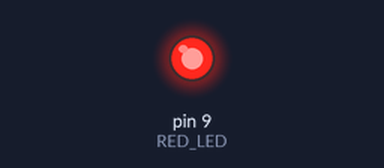
Bench run of a sketch on a simulated Arduino Mega 2560, built with avr-gcc and run on an emulated ATmega2560. On the bench: output pins drawn as LEDs (lit = HIGH). The modem accepts every AT command (registered, SIM ready, sends succeed) and sends nothing else; what the sketch prints to the serial monitor is not drawn.

Above: at 3.1 s.
At 48.4 s:
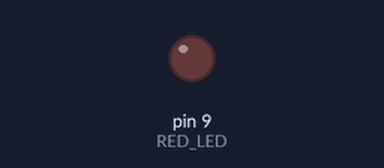
Timing chart, 0 to 109.8 s (numbered marks = the images above):
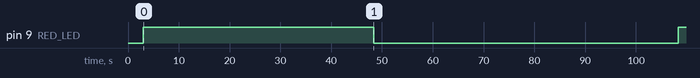

The sketch:

TELEGRAM_SIM800L.ino
```cpp
// Variables para Telegram
const String ID = "48273619";
const String token = "7621148456:AAEp3MgQVO5qfpaf2T83QvnYm9QFSYs9yKI";
const String chat_id = "94303788";
const int RED_LED = 9;

void setup() {
    Serial.begin(115200);
    Serial2.begin(9600);
    delay(3000);  // Esperar que el módulo esté listo
    pinMode(RED_LED,OUTPUT);
    Serial.println("Iniciando Serial2...");

    //iniciarGPRS();  // Configurar la conexión GPRS
}

void loop() {
    enviarMensajeTelegram("Hola desde Serial2");
    delay(60000);  // Esperar 60 segundos antes de enviar otro mensaje
}

// ✅ Función para activar la conexión GPRS
void iniciarGPRS() {
    Serial.println("Activando GPRS...");
//    Serial2.println("AT+CGATT=1");
//    delay(2000);
//    Serial2.println("AT+SAPBR=3,1,\"CONTYPE\",\"GPRS\"");
//    delay(1000);
    Serial2.println("AT+SAPBR=3,1,\"APN\",\"CMNET\"");
    delay(1000);
    Serial2.println("AT+SAPBR=1,1");
    delay(2000);
    Serial2.println("AT+SAPBR=2,1");
    delay(1000);
    Serial.println("✅ GPRS Activado!");
}

// ✅ Función para enviar mensajes a Telegram usando la API
void enviarMensajeTelegram(String SMS) {
    digitalWrite(RED_LED, HIGH);
Serial.println("----------------------------------------------------");
    // Construir la URL de la API de Telegram
    String api_url = "https://api.telegram.org/bot" + token + "/sendMessage?chat_id=" + chat_id + "&text=" + urlencode(SMS);
    Serial.println(api_url);
    Serial2.println("AT+CGPSOUT=1"); //Cierro el flujo de datos que recibo del GPS
    delay(1000);

    Serial.println();

    Serial.println("Ejecutando comandos para enviar datos a la API...");

    Serial2.println("AT");
    delay(1000);

    Serial2.println("AT+HTTPTERM"); //Finalizar sesión HTTP por si hay alguna abierta antes de iniciar una sesión.
    delay(2000);

    Serial2.println("AT+SAPBR=0,1"); // Contexto de portador desactivado por si hay alguno activo
    delay(2000);

    Serial2.println("AT+CGATT=1");
    delay(2000);
    Serial2.println("AT+CGATT=1");
    delay(5000);
    Serial2.println("AT+SAPBR=3,1,\"CONTYPE\",\"GPRS\"");
    delay(5000);
    Serial2.println("AT+SAPBR=3,1,\"APN\",\"internet.itelcel.com\"");
    delay(5000);
    String respuesta1 = _readSerial();
    Serial.println("Respuesta del servidor1: " + respuesta1);
    Serial2.println("AT+SAPBR=1,1");
    delay(5000);
    Serial2.println("AT+SAPBR=2,1");
    delay(5000);
    Serial.println("✅ GPRS Activado!");
    // Inicializar HTTP en el Serial2
    Serial2.println("AT+HTTPINIT");
    delay(2000);
    Serial2.println("AT+HTTPPARA=\"CID\",1");
    delay(2000);
    String peticion = "AT+HTTPPARA=\"URL\",\"" + api_url + "\"";

    Serial2.println(peticion);
    delay(2000);
    Serial2.println("AT+HTTPACTION=0");
    delay(5000);  // Esperar la respuesta

    // Leer la respuesta del servidor para verificar si el mensaje se envió correctamente
    Serial2.println("AT+HTTPREAD");
    delay(200);
    String respuesta = _readSerial();
    Serial.println("Respuesta del servidor: " + respuesta);

    // Verificar si el mensaje fue enviado correctamente
    if (respuesta.indexOf("200") > 0) {
        Serial.println("✅ Mensaje enviado correctamente a Telegram");
    } else {
        Serial.println("⚠️ Error al enviar mensaje, revisa la URL o el estado de la conexión.");
    }

    // Finalizar conexión HTTP
    Serial2.println("AT+HTTPTERM");
    delay(200);
    Serial2.println("AT+SAPBR=0,1");
    delay(200);
    digitalWrite(RED_LED, LOW);
}

// ✅ Función auxiliar para leer respuesta del Serial2
String _readSerial() {
    String respuesta = "";
    while (Serial2.available()) {  // Si hay datos en el buffer del módulo
        char c = Serial2.read();   // Leer carácter por carácter
        respuesta += c;            // Guardar en la variable
        delay(10);                 // Pequeña pausa para evitar perder datos
    }
    return respuesta;  // Devolver el contenido recibido
}

// ✅ Función para codificar espacios en la URL
String urlencode(String str) {
    str.replace(" ", "%20");
    return str;
}
```

Measured:
- by itself, pin 9 (RED_LED): LOW → HIGH at 3.0 s, → LOW 45.3 s later, → HIGH 60.0 s later
